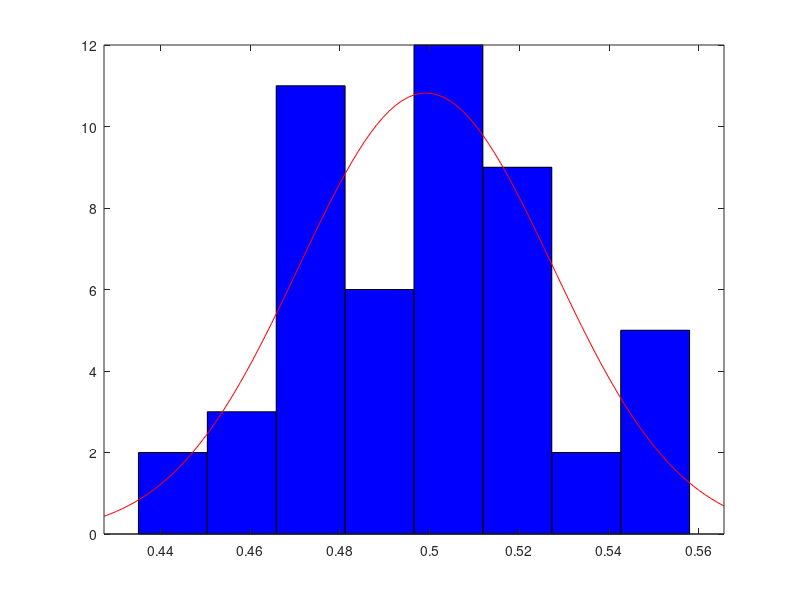

This chart was generated by the following MATLAB code:
% Part (3) : Genrate N=100 uniform random variables in [0,1] 50 times to 
%            get a set of sample means. Compare it to a normal curve.

N = 100;
no_trials = 50;

% Generate the 50 means

for m = 1:no_trials
    X = rand(N,1);
    Mean_trials(m) = mean(X);
end

histfit(Mean_trials)